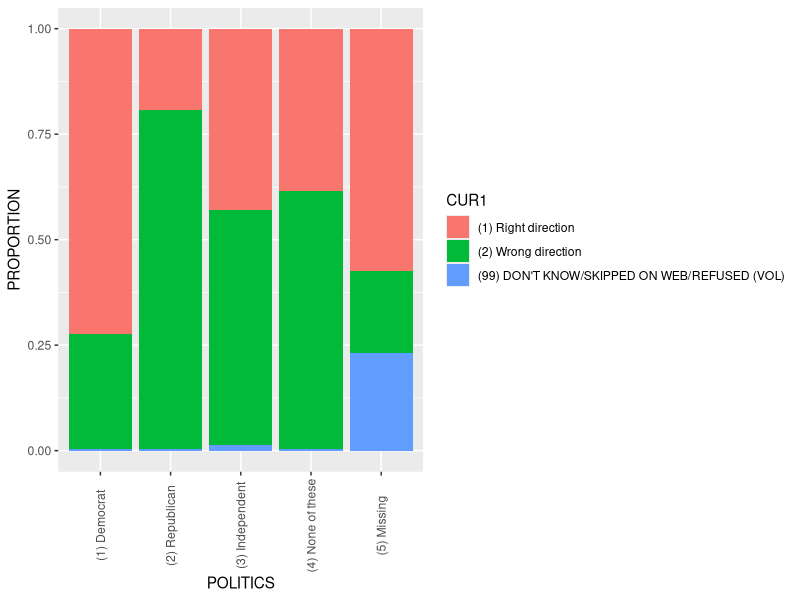

The R script that drew this image:
#install.packages("autumn")

library(tidyverse)
library(dplyr)
library(ggplot2)
library(data.table)

setwd("/Users/yehyland/iCloud Drive (Archive)/Desktop/RPK/githublink/y2025/y2025")

df <- read.csv("APNORC_june2021_PUF.csv")

table(df$CUR1, df$POLITICS)

df$CUR1_by_POL <- paste(df$POLITICS, " - ", df$CUR1)

ggplot(df, aes(fill=CUR1, y = FINALWT, x = ifelse(POLITICS %like% "VOL", "(5) Missing", POLITICS))) +
         geom_bar(position = "fill", stat = "identity") +
          theme(axis.text.x = element_text(angle = 90, vjust = 0.5)) +
  labs(x = "POLITICS", y = "PROPORTION")